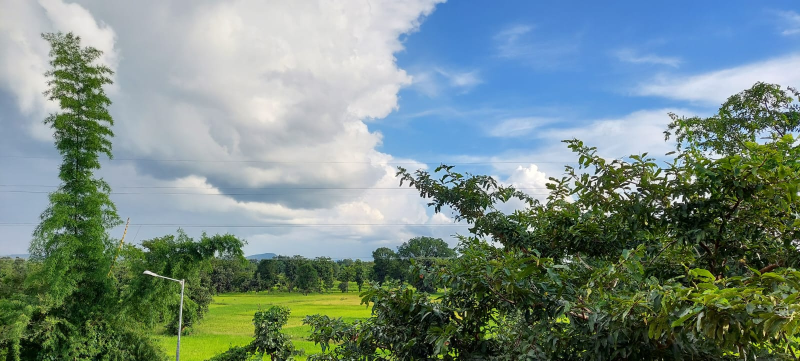
#> input picture 1.jpg, 1600 x 721 px (shown at 1/2 size)
$ jupyter execute Untitled1.ipynb
#> lines starting #> are read from the running program, lines starting #| are printed output that depends on the picture; after the words box and inside, x2 and y2 are one past the last pixel; in counts of white or black regions, pixels touching at a corner belong together
<a href="https://colab.research.google.com/github/VarunKashyap19/Landmark-Detection-ML-/blob/main/Untitled1.ipynb" target="_parent"></a>

[cell 1]
import cv2
import numpy as np
import matplotlib.pyplot as plt
from sklearn.cluster import KMeans
import imutils

clusters = 5 # try changing it

img = cv2.imread('1.jpg')
#> img is the input picture: shape (721, 1600, 3); mean B, G, R 132.8, 139.4, 119.1
org_img = img.copy()
print('Org image shape --> ',img.shape)
#| Org image shape -->  (721, 1600, 3)

# rows = 200
# cols = int((img.shape[0]/img.shape[1])*rows)

img = imutils.resize(img,height=200)
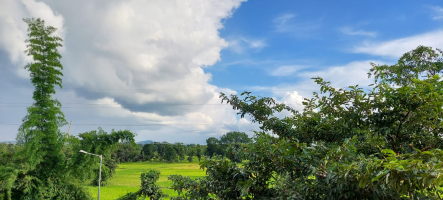
#> img: shape (200, 443, 3); mean B, G, R 132.8, 139.4, 119.1

# img = cv2.resize(img,dsize=(rows,cols),interpolation=cv2.INTER_LINEAR)
print('After resizing shape --> ',img.shape)
#| After resizing shape -->  (200, 443, 3)


flat_img = np.reshape(img,(-1,3))
print('After Flattening shape --> ',flat_img.shape)
#| After Flattening shape -->  (88600, 3)


kmeans = KMeans(n_clusters=clusters,random_state=0)
kmeans.fit(flat_img)


dominant_colors = np.array(kmeans.cluster_centers_,dtype='uint')


percentages = (np.unique(kmeans.labels_,return_counts=True)[1])/flat_img.shape[0]
#> percentages = [0.0898, 0.177, 0.197, 0.348, 0.189]
p_and_c = zip(percentages,dominant_colors)
p_and_c = sorted(p_and_c,reverse=True)


block = np.ones((50,50,3),dtype='uint')
plt.figure(figsize=(12,8))
for i in range(clusters):
    plt.subplot(1,clusters,i+1)
    block[:] = p_and_c[i][1][::-1] # we have done this to convert bgr(opencv) to rgb(matplotlib)
    plt.imshow(block)
    plt.xticks([])
    plt.yticks([])
    plt.xlabel(str(round(p_and_c[i][0]*100,2))+'%')
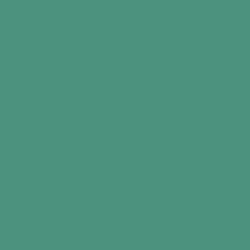
#> block: shape (50, 50, 3) uint64 (shown 5 times larger); mean of channels 0, 1, 2 126, 146, 76; drawn as B, G, R


bar = np.ones((50,500,3),dtype='uint')
plt.figure(figsize=(12,8))
plt.title('Proportions of colors in the image')
start = 0
i = 1
for p,c in p_and_c:
    end = start+int(p*bar.shape[1])
    if i==clusters:
        bar[:,start:] = c[::-1]
    else:
        bar[:,start:end] = c[::-1]
    start = end
    i+=1
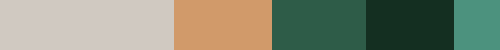
#> bar: shape (50, 500, 3) uint64; mean of channels 0, 1, 2 118.9, 139.1, 132.5; drawn as B, G, R
#> after the loop, i = 6

plt.imshow(bar)
plt.xticks([])
plt.yticks([])


rows = 1000
cols = int((org_img.shape[0]/org_img.shape[1])*rows)
#> cols = 450
img = cv2.resize(org_img,dsize=(rows,cols),interpolation=cv2.INTER_LINEAR)
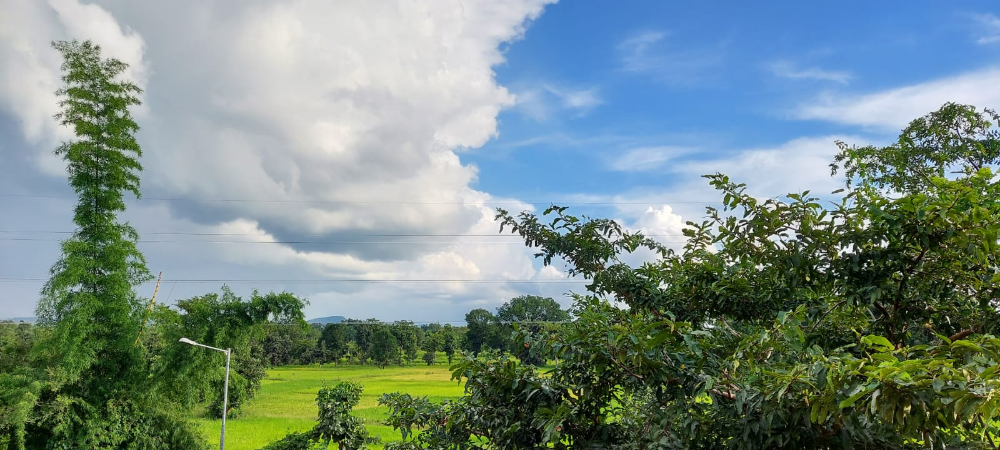
#> img: shape (450, 1000, 3); mean B, G, R 132.7, 139.3, 118.9

copy = img.copy()
cv2.rectangle(copy,(rows//2-250,cols//2-90),(rows//2+250,cols//2+110),(255,255,255),-1)
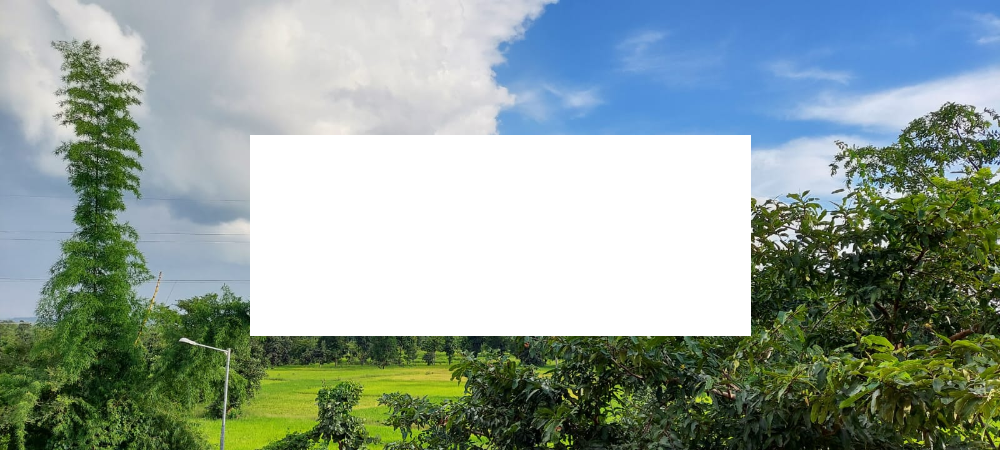
#> copy: shape (450, 1000, 3); mean B, G, R 152, 159.7, 143.2

final = cv2.addWeighted(img,0.1,copy,0.9,0)
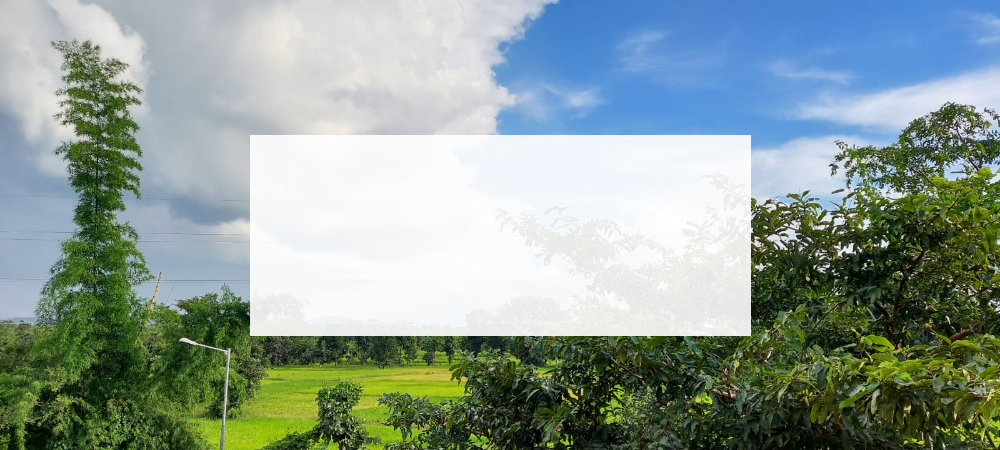
#> final: shape (450, 1000, 3); mean B, G, R 150.1, 157.6, 140.8
cv2.putText(final,'Most Dominant Colors in the Image',(rows//2-230,cols//2-40),cv2.FONT_HERSHEY_DUPLEX,0.8,(0,0,0),1,cv2.LINE_AA)
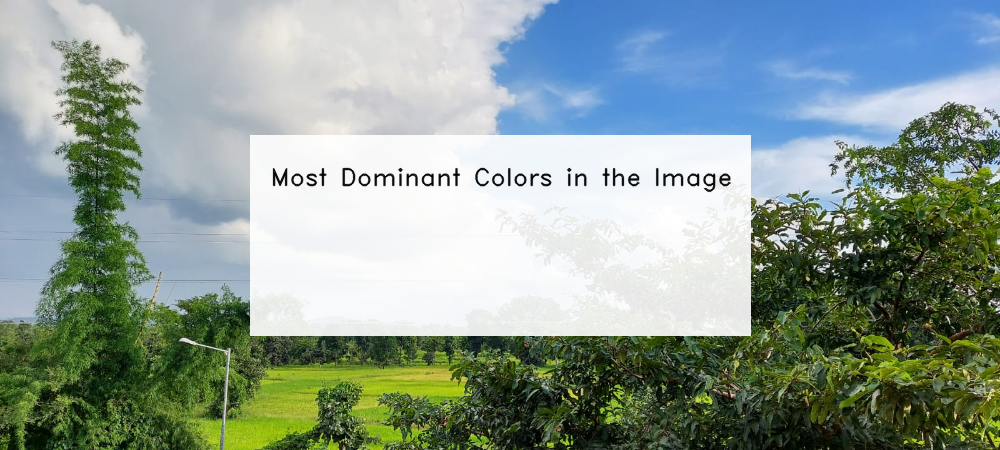
#> final: shape (450, 1000, 3); 0.76% of pixels changed, all inside (x1, y1, x2, y2) = (272, 167, 732, 193)


start = rows//2-220
for i in range(5):
    end = start+70
    final[cols//2:cols//2+70,start:end] = p_and_c[i][1]
    cv2.putText(final,str(i+1),(start+25,cols//2+45),cv2.FONT_HERSHEY_DUPLEX,1,(255,255,255),1,cv2.LINE_AA)
    start = end+20
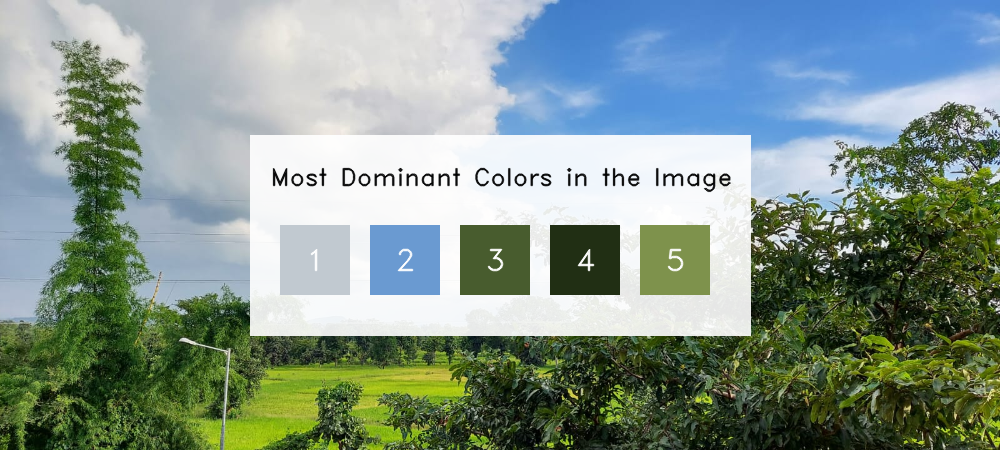
#> final: shape (450, 1000, 3); 5.44% of pixels changed, all inside (x1, y1, x2, y2) = (280, 225, 710, 295)

plt.show()
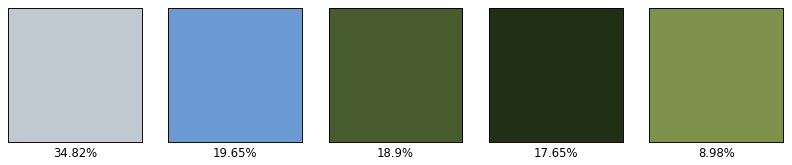
#> figure drawn by matplotlib, 5 panels
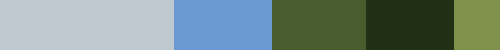
#> shown: shape (50, 500, 3); mean R, G, B 118.9, 139.1, 132.5

cv2.imshow('img',final)
cv2.waitKey(0)
cv2.destroyAllWindows()
cv2.imwrite('output.png',final)
#> Out = True

$ run again, with 2.jpg copied over 1.jpg
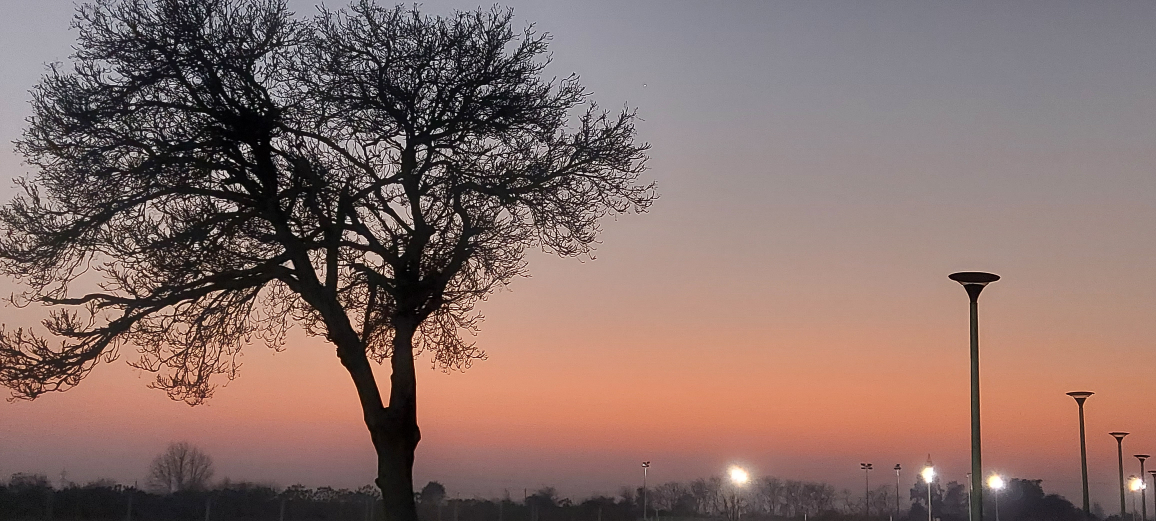
#> input picture 2.jpg, 4624 x 2084 px (shown at 1/4 size)
#> img is the input picture: shape (2084, 4624, 3); mean B, G, R 105.4, 111, 135.1
#| Org image shape -->  (2084, 4624, 3)
#| After resizing shape -->  (200, 443, 3)
#| After Flattening shape -->  (88600, 3)
#> after the loop `for i in range(5):`:
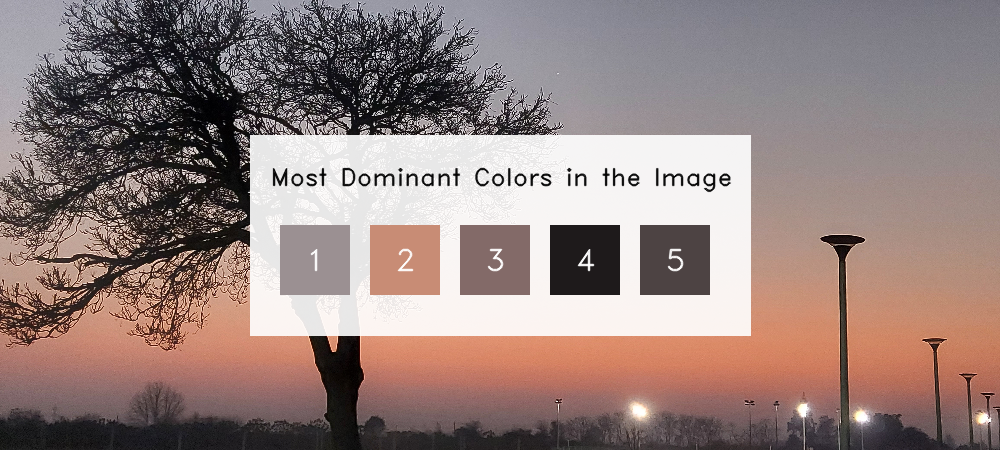
#> final: shape (450, 1000, 3); mean B, G, R 125.9, 129.4, 148.5
#> `plt.show()`:
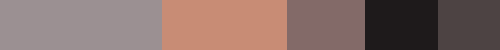
#> shown: shape (50, 500, 3); mean R, G, B 134.6, 110.3, 105
#> Out = True
